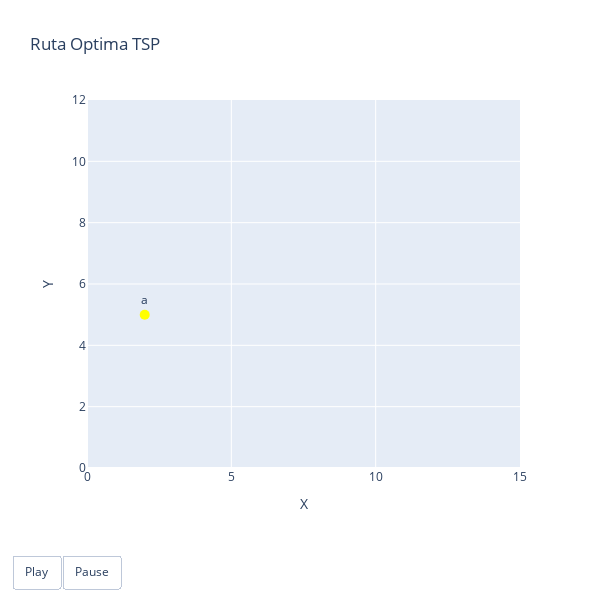

The cell this chart's notebook holds for it:
### Markdown cell above
__Nota__: Al terminar de visitar la ultima ciudad retorna al punto inicial a.

### Code cell
import plotly.graph_objects as go
import pandas as pd

# Crear una figura
fig = go.Figure()

# Crear los frames para la animación
frames = []
for i in range(len(data)):
    frame_data = go.Scatter(
        x=data["x"][:i+1],
        y=data["y"][:i+1],
        mode='markers+lines+text',
        text=data['ciudad'][:i+1],
        textposition='top center',
        marker=dict(size=10, color='yellow')
    )
    frames.append(go.Frame(data=[frame_data]))

# Agregar la traza inicial (sin animación)
fig.add_trace(frames[0].data[0])

# Configurar el layout
fig.update_layout(
    title='Ruta Optima TSP',
    xaxis_title='X',
    yaxis_title='Y',
    showlegend=False,
    width=600,
    height=600,
    xaxis=dict(range=[0, 15]),  # Define los límites del eje x
    yaxis=dict(range=[0, 12]),  # Define los límites del eje y
    updatemenus=[{
        'buttons': [
            {
                'label': 'Play',
                'method': 'animate',
                'args': [None, {
                    'frame': {'duration': 500, 'redraw': True},
                    'mode': 'immediate',
                    'transition': {'duration': 0}
                }]
            },
            {
                'label': 'Pause',
                'method': 'animate',
                'args': [[None], {
                    'frame': {'duration': 0, 'redraw': True},
                    'mode': 'immediate',
                    'transition': {'duration': 0}
                }]
            }
        ],
        'direction': 'left',
        'pad': {'r': 10, 't': 87},
        'showactive': False,
        'type': 'buttons',
        'x': 0.1,
        'xanchor': 'right',
        'y': 0,
        'yanchor': 'top'
    }],
)

# Asignar los frames a la figura
fig.frames = frames
fig.write_html("grafico_animado.html")
# Mostrar la figura
fig.show()

### Figure 1 — Plotly figure (JSON) as saved in the notebook; plotly's stock layout.template omitted (floating-point values rounded to 4 significant figures)
{"data": [{"marker": {"color": "yellow", "size": 10}, "mode": "markers+lines+text", "text": ["a"], "textposition": "top center", "type": "scatter", "x": [2], "y": [5]}], "layout": {"height": 600, "showlegend": false, "title": {"text": "Ruta Optima TSP"}, "updatemenus": [{"buttons": [{"args": [null, {"frame": {"duration": 500, "redraw": true}, "mode": "immediate", "transition": {"duration": 0}}], "label": "Play", "method": "animate"}, {"args": [[null], {"frame": {"duration": 0, "redraw": true}, "mode": "immediate", "transition": {"duration": 0}}], "label": "Pause", "method": "animate"}], "direction": "left", "pad": {"r": 10, "t": 87}, "showactive": false, "type": "buttons", "x": 0.1, "xanchor": "right", "y": 0, "yanchor": "top"}], "width": 600, "xaxis": {"range": [0, 15], "title": {"text": "X"}, "type": "linear"}, "yaxis": {"range": [0, 12], "title": {"text": "Y"}, "type": "linear"}}}
